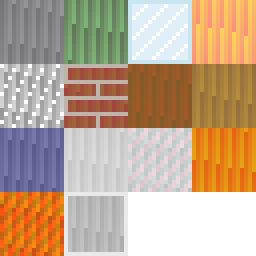
#> input picture native/draw/tests/synthetic/atlas.png, 64 x 64 px (shown 4 times larger)
$ python pngdiff.py ../../draw/tests/synthetic/atlas.png ../../draw/tests/synthetic/atlas.png
#> lines starting #> are read from the running program, lines starting #| are printed output that depends on the picture
"""pngdiff.py A.png B.png: the renderer spike's colour statistics between two native shot PNGs
(same definitions as native/spikes/renderer/src/bin/compare.rs colour_stats, overall pixels):
both are the drawing buffer's raw RGBA, read as min(colour, alpha); per pixel the mean of the three
channel differences and the max-channel difference; p99 index as in compare.rs. SSIM is left out.
Cross-backend thresholds from the renderer report: mean <= 0.5, p99 <= 4."""
import json
import sys

import numpy as np
from PIL import Image


def load(p):
#> called with p = '../../draw/tests/synthetic/atlas.png'
    a = np.asarray(Image.open(p).convert("RGBA"), dtype=np.float32)
    return np.minimum(a[..., :3], a[..., 3:4])
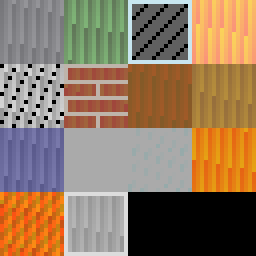
#> returned value: shape (64, 64, 3) float32 (shown 4 times larger); mean of channels 0, 1, 2 144.4, 120.1, 95.1; drawn as R, G, B


a, b = load(sys.argv[1]), load(sys.argv[2])
if a.shape != b.shape:
    raise SystemExit(f"different sizes {a.shape} {b.shape}")
d = np.abs(a - b)
#> d: shape (64, 64, 3) float32; every value is 0
mx = np.sort(d.max(axis=2).ravel())
#> mx = 4096 values from 0 to 0
n = mx.size
#> n = 4096
out = {
    "pixels": n,
    "mean_abs": float(d.mean(axis=2).mean()),
    "p50": float(mx[int((n - 1) * 0.5)]),
    "p99": float(mx[int((n - 1) * 0.99)]),
    "max": float(mx[-1]),
    "over_8": float((mx > 8).mean()),
    "over_16": float((mx > 16).mean()),
}
#> out = {'pixels': 4096, 'mean_abs': 0, 'p50': 0, 'p99': 0, 'max': 0, 'over_8': 0, 'over_16': 0}
out["pass"] = out["mean_abs"] <= 0.5 and out["p99"] <= 4
print(json.dumps(out))
#| {"pixels": 4096, "mean_abs": 0.0, "p50": 0.0, "p99": 0.0, "max": 0.0, "over_8": 0.0, "over_16": 0.0, "pass": true}
